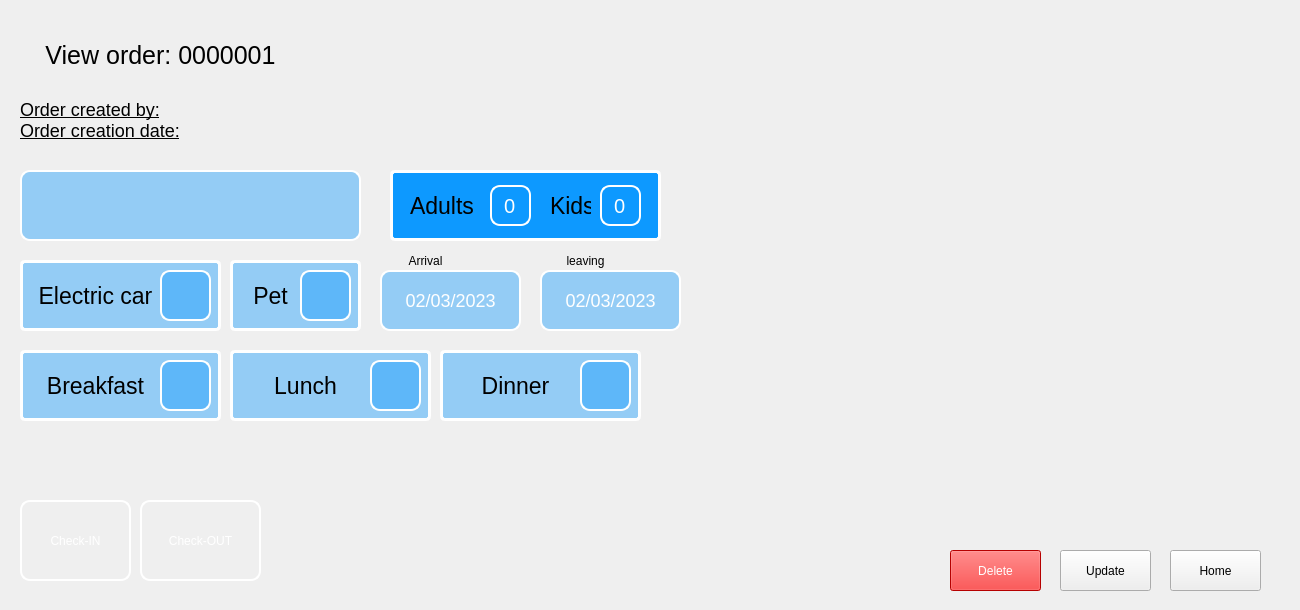
<?xml version="1.0" encoding="UTF-8"?>
<ui version="4.0">
 <class>Form</class>
 <widget class="QWidget" name="Form">
  <property name="geometry">
   <rect>
    <x>0</x>
    <y>0</y>
    <width>1300</width>
    <height>610</height>
   </rect>
  </property>
  <property name="windowTitle">
   <string>Form</string>
  </property>
  <widget class="QPushButton" name="home_btn">
   <property name="geometry">
    <rect>
     <x>1170</x>
     <y>550</y>
     <width>91</width>
     <height>41</height>
    </rect>
   </property>
   <property name="text">
    <string>Home</string>
   </property>
  </widget>
  <widget class="QPushButton" name="update_btn">
   <property name="geometry">
    <rect>
     <x>1060</x>
     <y>550</y>
     <width>91</width>
     <height>41</height>
    </rect>
   </property>
   <property name="text">
    <string>Update</string>
   </property>
  </widget>
  <widget class="QPushButton" name="delete_btn">
   <property name="geometry">
    <rect>
     <x>950</x>
     <y>550</y>
     <width>91</width>
     <height>41</height>
    </rect>
   </property>
   <property name="styleSheet">
    <string notr="true">color: rgb(255, 255, 255);
background-color: rgb(255, 0, 0);</string>
   </property>
   <property name="text">
    <string>Delete</string>
   </property>
  </widget>
  <widget class="QLabel" name="order_id_label">
   <property name="geometry">
    <rect>
     <x>30</x>
     <y>30</y>
     <width>261</width>
     <height>51</height>
    </rect>
   </property>
   <property name="styleSheet">
    <string notr="true">background-color: transparent;
font-size:25px;
color: rgb(0, 0, 0);</string>
   </property>
   <property name="text">
    <string>View order: 0000001</string>
   </property>
   <property name="alignment">
    <set>Qt::AlignCenter</set>
   </property>
  </widget>
  <widget class="QPushButton" name="check_in_btn">
   <property name="geometry">
    <rect>
     <x>20</x>
     <y>500</y>
     <width>111</width>
     <height>81</height>
    </rect>
   </property>
   <property name="styleSheet">
    <string notr="true">QPushButton:hover {
background-color: rgb(10, 123, 204);
}
QPushButton{
	font: 18pt &quot;Calibri&quot;;
border-radius:15px;
border-radius:10px;
color: rgb(255, 255, 255);
border:2px solid  rgb(255, 255, 255);

}
</string>
   </property>
   <property name="text">
    <string>Check-IN</string>
   </property>
  </widget>
  <widget class="QLabel" name="customer_name_label">
   <property name="geometry">
    <rect>
     <x>20</x>
     <y>170</y>
     <width>341</width>
     <height>71</height>
    </rect>
   </property>
   <property name="styleSheet">
    <string notr="true">border-radius:15px;
font-size:21px;
background-color:rgba(13, 153, 255,0.4);
color: rgb(255, 255, 255);

border:2px solid  rgb(255, 255, 255);
border-radius:10px;</string>
   </property>
   <property name="text">
    <string/>
   </property>
   <property name="alignment">
    <set>Qt::AlignCenter</set>
   </property>
  </widget>
  <widget class="QLabel" name="created_by_label">
   <property name="geometry">
    <rect>
     <x>20</x>
     <y>99</y>
     <width>341</width>
     <height>21</height>
    </rect>
   </property>
   <property name="styleSheet">
    <string notr="true">background-color: transparent;
font-size:18px;
text-decoration: underline;
color: rgb(0, 0, 0);</string>
   </property>
   <property name="text">
    <string>Order created by:</string>
   </property>
   <property name="alignment">
    <set>Qt::AlignLeading|Qt::AlignLeft|Qt::AlignVCenter</set>
   </property>
  </widget>
  <widget class="QLabel" name="creation_date_label">
   <property name="geometry">
    <rect>
     <x>20</x>
     <y>120</y>
     <width>341</width>
     <height>21</height>
    </rect>
   </property>
   <property name="styleSheet">
    <string notr="true">background-color: transparent;
font-size:18px;
text-decoration: underline;
color: rgb(0, 0, 0);</string>
   </property>
   <property name="text">
    <string>Order creation date:</string>
   </property>
   <property name="alignment">
    <set>Qt::AlignLeading|Qt::AlignLeft|Qt::AlignVCenter</set>
   </property>
  </widget>
  <widget class="QFrame" name="frame_7">
   <property name="geometry">
    <rect>
     <x>230</x>
     <y>260</y>
     <width>131</width>
     <height>71</height>
    </rect>
   </property>
   <property name="styleSheet">
    <string notr="true">.QFrame{
background-color:rgba(13, 153, 255,0.4);
border:3px solid  rgb(255, 255, 255);
border-radius:5px;
}</string>
   </property>
   <property name="frameShape">
    <enum>QFrame::StyledPanel</enum>
   </property>
   <property name="frameShadow">
    <enum>QFrame::Raised</enum>
   </property>
   <widget class="QLabel" name="label_9">
    <property name="geometry">
     <rect>
      <x>10</x>
      <y>15</y>
      <width>61</width>
      <height>41</height>
     </rect>
    </property>
    <property name="styleSheet">
     <string notr="true">background-color: transparent;
font-size:23px;
color: rgb(0, 0, 0);</string>
    </property>
    <property name="text">
     <string>Pet</string>
    </property>
    <property name="alignment">
     <set>Qt::AlignCenter</set>
    </property>
   </widget>
   <widget class="QLabel" name="pet_label">
    <property name="geometry">
     <rect>
      <x>70</x>
      <y>10</y>
      <width>51</width>
      <height>51</height>
     </rect>
    </property>
    <property name="styleSheet">
     <string notr="true">border-radius:15px;
font-size:18px;
background-color:rgba(13, 153, 255,0.4);
color: rgb(255, 255, 255);

border:2px solid  rgb(255, 255, 255);
border-radius:10px;</string>
    </property>
    <property name="text">
     <string/>
    </property>
    <property name="textFormat">
     <enum>Qt::PlainText</enum>
    </property>
    <property name="pixmap">
     <pixmap>../ICONS/unchecked.png</pixmap>
    </property>
    <property name="scaledContents">
     <bool>true</bool>
    </property>
    <property name="alignment">
     <set>Qt::AlignCenter</set>
    </property>
   </widget>
  </widget>
  <widget class="QFrame" name="frame_6">
   <property name="geometry">
    <rect>
     <x>20</x>
     <y>260</y>
     <width>201</width>
     <height>71</height>
    </rect>
   </property>
   <property name="styleSheet">
    <string notr="true">.QFrame{
background-color:rgba(13, 153, 255,0.4);
border:3px solid  rgb(255, 255, 255);
border-radius:5px;
}</string>
   </property>
   <property name="frameShape">
    <enum>QFrame::StyledPanel</enum>
   </property>
   <property name="frameShadow">
    <enum>QFrame::Raised</enum>
   </property>
   <widget class="QLabel" name="label_10">
    <property name="geometry">
     <rect>
      <x>10</x>
      <y>15</y>
      <width>131</width>
      <height>41</height>
     </rect>
    </property>
    <property name="styleSheet">
     <string notr="true">background-color: transparent;
font-size:23px;
color: rgb(0, 0, 0);</string>
    </property>
    <property name="text">
     <string>Electric car</string>
    </property>
    <property name="alignment">
     <set>Qt::AlignCenter</set>
    </property>
   </widget>
   <widget class="QLabel" name="electric_car_label">
    <property name="geometry">
     <rect>
      <x>140</x>
      <y>10</y>
      <width>51</width>
      <height>51</height>
     </rect>
    </property>
    <property name="styleSheet">
     <string notr="true">border-radius:15px;
font-size:18px;
background-color:rgba(13, 153, 255,0.4);
color: rgb(255, 255, 255);

border:2px solid  rgb(255, 255, 255);
border-radius:10px;</string>
    </property>
    <property name="text">
     <string/>
    </property>
    <property name="textFormat">
     <enum>Qt::PlainText</enum>
    </property>
    <property name="pixmap">
     <pixmap>../ICONS/unchecked.png</pixmap>
    </property>
    <property name="scaledContents">
     <bool>true</bool>
    </property>
    <property name="alignment">
     <set>Qt::AlignCenter</set>
    </property>
   </widget>
  </widget>
  <widget class="QFrame" name="guest_frame">
   <property name="geometry">
    <rect>
     <x>390</x>
     <y>170</y>
     <width>271</width>
     <height>71</height>
    </rect>
   </property>
   <property name="styleSheet">
    <string notr="true">.QFrame{
background-color: rgb(13, 153, 255);
border:3px solid  rgb(255, 255, 255);
border-radius:5px;
}</string>
   </property>
   <property name="frameShape">
    <enum>QFrame::StyledPanel</enum>
   </property>
   <property name="frameShadow">
    <enum>QFrame::Raised</enum>
   </property>
   <widget class="QFrame" name="adults_frame">
    <property name="geometry">
     <rect>
      <x>10</x>
      <y>5</y>
      <width>141</width>
      <height>61</height>
     </rect>
    </property>
    <property name="styleSheet">
     <string notr="true">border:noen;
border-radius:0;
</string>
    </property>
    <property name="frameShape">
     <enum>QFrame::StyledPanel</enum>
    </property>
    <property name="frameShadow">
     <enum>QFrame::Raised</enum>
    </property>
    <widget class="QLabel" name="label_3">
     <property name="geometry">
      <rect>
       <x>10</x>
       <y>10</y>
       <width>71</width>
       <height>41</height>
      </rect>
     </property>
     <property name="styleSheet">
      <string notr="true">background-color: transparent;
font-size:23px;
color: rgb(0, 0, 0);</string>
     </property>
     <property name="text">
      <string>Adults</string>
     </property>
    </widget>
    <widget class="QSpinBox" name="adults_label">
     <property name="geometry">
      <rect>
       <x>90</x>
       <y>10</y>
       <width>41</width>
       <height>41</height>
      </rect>
     </property>
     <property name="styleSheet">
      <string notr="true">background-color: transparent;
font-size:20px;
background-color:rgba(13, 153, 255,0.4);
color: rgb(255, 255, 255);
border:2px solid  rgb(255, 255, 255);
border-radius:10px;


</string>
     </property>
     <property name="alignment">
      <set>Qt::AlignCenter</set>
     </property>
     <property name="readOnly">
      <bool>true</bool>
     </property>
     <property name="buttonSymbols">
      <enum>QAbstractSpinBox::NoButtons</enum>
     </property>
     <property name="minimum">
      <number>0</number>
     </property>
     <property name="maximum">
      <number>10</number>
     </property>
     <property name="singleStep">
      <number>1</number>
     </property>
     <property name="value">
      <number>0</number>
     </property>
     <property name="displayIntegerBase">
      <number>10</number>
     </property>
    </widget>
   </widget>
   <widget class="QFrame" name="kids_frame">
    <property name="geometry">
     <rect>
      <x>150</x>
      <y>5</y>
      <width>111</width>
      <height>61</height>
     </rect>
    </property>
    <property name="styleSheet">
     <string notr="true">border:noen;
border-radius:0;
</string>
    </property>
    <property name="frameShape">
     <enum>QFrame::StyledPanel</enum>
    </property>
    <property name="frameShadow">
     <enum>QFrame::Raised</enum>
    </property>
    <widget class="QLabel" name="label_4">
     <property name="geometry">
      <rect>
       <x>10</x>
       <y>10</y>
       <width>41</width>
       <height>41</height>
      </rect>
     </property>
     <property name="styleSheet">
      <string notr="true">background-color: transparent;
font-size:23px;
color: rgb(0, 0, 0);</string>
     </property>
     <property name="text">
      <string>Kids</string>
     </property>
    </widget>
    <widget class="QSpinBox" name="kids_label">
     <property name="geometry">
      <rect>
       <x>60</x>
       <y>10</y>
       <width>41</width>
       <height>41</height>
      </rect>
     </property>
     <property name="styleSheet">
      <string notr="true">background-color: transparent;
font-size:20px;
background-color:rgba(13, 153, 255,0.4);
color: rgb(255, 255, 255);
border:2px solid  rgb(255, 255, 255);
border-radius:10px;


</string>
     </property>
     <property name="alignment">
      <set>Qt::AlignCenter</set>
     </property>
     <property name="readOnly">
      <bool>true</bool>
     </property>
     <property name="buttonSymbols">
      <enum>QAbstractSpinBox::NoButtons</enum>
     </property>
     <property name="minimum">
      <number>0</number>
     </property>
     <property name="maximum">
      <number>10</number>
     </property>
     <property name="value">
      <number>0</number>
     </property>
     <property name="displayIntegerBase">
      <number>10</number>
     </property>
    </widget>
   </widget>
  </widget>
  <widget class="QFrame" name="frame_8">
   <property name="geometry">
    <rect>
     <x>20</x>
     <y>350</y>
     <width>201</width>
     <height>71</height>
    </rect>
   </property>
   <property name="styleSheet">
    <string notr="true">.QFrame{
background-color:rgba(13, 153, 255,0.4);
border:3px solid  rgb(255, 255, 255);
border-radius:5px;
}</string>
   </property>
   <property name="frameShape">
    <enum>QFrame::StyledPanel</enum>
   </property>
   <property name="frameShadow">
    <enum>QFrame::Raised</enum>
   </property>
   <widget class="QLabel" name="label_13">
    <property name="geometry">
     <rect>
      <x>10</x>
      <y>15</y>
      <width>131</width>
      <height>41</height>
     </rect>
    </property>
    <property name="styleSheet">
     <string notr="true">background-color: transparent;
font-size:23px;
color: rgb(0, 0, 0);</string>
    </property>
    <property name="text">
     <string>Breakfast</string>
    </property>
    <property name="alignment">
     <set>Qt::AlignCenter</set>
    </property>
   </widget>
   <widget class="QLabel" name="breakfast_label">
    <property name="geometry">
     <rect>
      <x>140</x>
      <y>10</y>
      <width>51</width>
      <height>51</height>
     </rect>
    </property>
    <property name="styleSheet">
     <string notr="true">border-radius:15px;
font-size:18px;
background-color:rgba(13, 153, 255,0.4);
color: rgb(255, 255, 255);

border:2px solid  rgb(255, 255, 255);
border-radius:10px;</string>
    </property>
    <property name="text">
     <string/>
    </property>
    <property name="textFormat">
     <enum>Qt::PlainText</enum>
    </property>
    <property name="pixmap">
     <pixmap>../ICONS/unchecked.png</pixmap>
    </property>
    <property name="scaledContents">
     <bool>true</bool>
    </property>
    <property name="alignment">
     <set>Qt::AlignCenter</set>
    </property>
   </widget>
  </widget>
  <widget class="QFrame" name="frame_9">
   <property name="geometry">
    <rect>
     <x>230</x>
     <y>350</y>
     <width>201</width>
     <height>71</height>
    </rect>
   </property>
   <property name="styleSheet">
    <string notr="true">.QFrame{
background-color:rgba(13, 153, 255,0.4);
border:3px solid  rgb(255, 255, 255);
border-radius:5px;
}</string>
   </property>
   <property name="frameShape">
    <enum>QFrame::StyledPanel</enum>
   </property>
   <property name="frameShadow">
    <enum>QFrame::Raised</enum>
   </property>
   <widget class="QLabel" name="label_17">
    <property name="geometry">
     <rect>
      <x>10</x>
      <y>15</y>
      <width>131</width>
      <height>41</height>
     </rect>
    </property>
    <property name="styleSheet">
     <string notr="true">background-color: transparent;
font-size:23px;
color: rgb(0, 0, 0);</string>
    </property>
    <property name="text">
     <string>Lunch</string>
    </property>
    <property name="alignment">
     <set>Qt::AlignCenter</set>
    </property>
   </widget>
   <widget class="QLabel" name="lunch_label">
    <property name="geometry">
     <rect>
      <x>140</x>
      <y>10</y>
      <width>51</width>
      <height>51</height>
     </rect>
    </property>
    <property name="styleSheet">
     <string notr="true">border-radius:15px;
font-size:18px;
background-color:rgba(13, 153, 255,0.4);
color: rgb(255, 255, 255);

border:2px solid  rgb(255, 255, 255);
border-radius:10px;</string>
    </property>
    <property name="text">
     <string/>
    </property>
    <property name="textFormat">
     <enum>Qt::PlainText</enum>
    </property>
    <property name="pixmap">
     <pixmap>../ICONS/unchecked.png</pixmap>
    </property>
    <property name="scaledContents">
     <bool>true</bool>
    </property>
    <property name="alignment">
     <set>Qt::AlignCenter</set>
    </property>
   </widget>
  </widget>
  <widget class="QFrame" name="frame_10">
   <property name="geometry">
    <rect>
     <x>440</x>
     <y>350</y>
     <width>201</width>
     <height>71</height>
    </rect>
   </property>
   <property name="styleSheet">
    <string notr="true">.QFrame{
background-color:rgba(13, 153, 255,0.4);
border:3px solid  rgb(255, 255, 255);
border-radius:5px;
}</string>
   </property>
   <property name="frameShape">
    <enum>QFrame::StyledPanel</enum>
   </property>
   <property name="frameShadow">
    <enum>QFrame::Raised</enum>
   </property>
   <widget class="QLabel" name="label_19">
    <property name="geometry">
     <rect>
      <x>10</x>
      <y>15</y>
      <width>131</width>
      <height>41</height>
     </rect>
    </property>
    <property name="styleSheet">
     <string notr="true">background-color: transparent;
font-size:23px;
color: rgb(0, 0, 0);</string>
    </property>
    <property name="text">
     <string>Dinner</string>
    </property>
    <property name="alignment">
     <set>Qt::AlignCenter</set>
    </property>
   </widget>
   <widget class="QLabel" name="dinner_label">
    <property name="geometry">
     <rect>
      <x>140</x>
      <y>10</y>
      <width>51</width>
      <height>51</height>
     </rect>
    </property>
    <property name="styleSheet">
     <string notr="true">border-radius:15px;
font-size:18px;
background-color:rgba(13, 153, 255,0.4);
color: rgb(255, 255, 255);

border:2px solid  rgb(255, 255, 255);
border-radius:10px;</string>
    </property>
    <property name="text">
     <string/>
    </property>
    <property name="textFormat">
     <enum>Qt::PlainText</enum>
    </property>
    <property name="pixmap">
     <pixmap>../ICONS/unchecked.png</pixmap>
    </property>
    <property name="scaledContents">
     <bool>true</bool>
    </property>
    <property name="alignment">
     <set>Qt::AlignCenter</set>
    </property>
   </widget>
  </widget>
  <widget class="QLabel" name="label">
   <property name="geometry">
    <rect>
     <x>390</x>
     <y>250</y>
     <width>71</width>
     <height>21</height>
    </rect>
   </property>
   <property name="styleSheet">
    <string notr="true">font: 14pt &quot;Calibri&quot;;
</string>
   </property>
   <property name="text">
    <string>Arrival</string>
   </property>
   <property name="alignment">
    <set>Qt::AlignCenter</set>
   </property>
  </widget>
  <widget class="QLabel" name="label_2">
   <property name="geometry">
    <rect>
     <x>550</x>
     <y>250</y>
     <width>71</width>
     <height>21</height>
    </rect>
   </property>
   <property name="styleSheet">
    <string notr="true">font: 14pt &quot;Calibri&quot;;
</string>
   </property>
   <property name="text">
    <string>leaving</string>
   </property>
   <property name="alignment">
    <set>Qt::AlignCenter</set>
   </property>
  </widget>
  <widget class="QLabel" name="arrivel_label">
   <property name="geometry">
    <rect>
     <x>380</x>
     <y>270</y>
     <width>141</width>
     <height>61</height>
    </rect>
   </property>
   <property name="styleSheet">
    <string notr="true">border-radius:15px;
font-size:18px;
background-color:rgba(13, 153, 255,0.4);
color: rgb(255, 255, 255);

border:2px solid  rgb(255, 255, 255);
border-radius:10px;</string>
   </property>
   <property name="text">
    <string>02/03/2023</string>
   </property>
   <property name="alignment">
    <set>Qt::AlignCenter</set>
   </property>
  </widget>
  <widget class="QLabel" name="leaving_label">
   <property name="geometry">
    <rect>
     <x>540</x>
     <y>270</y>
     <width>141</width>
     <height>61</height>
    </rect>
   </property>
   <property name="styleSheet">
    <string notr="true">border-radius:15px;
font-size:18px;
background-color:rgba(13, 153, 255,0.4);
color: rgb(255, 255, 255);

border:2px solid  rgb(255, 255, 255);
border-radius:10px;</string>
   </property>
   <property name="text">
    <string>02/03/2023</string>
   </property>
   <property name="alignment">
    <set>Qt::AlignCenter</set>
   </property>
  </widget>
  <widget class="QPushButton" name="check_out_btn">
   <property name="geometry">
    <rect>
     <x>140</x>
     <y>500</y>
     <width>121</width>
     <height>81</height>
    </rect>
   </property>
   <property name="styleSheet">
    <string notr="true">QPushButton:hover {
background-color: rgb(10, 123, 204);
}
QPushButton{
	font: 18pt &quot;Calibri&quot;;
border-radius:15px;
border-radius:10px;
color: rgb(255, 255, 255);
border:2px solid  rgb(255, 255, 255);

}
</string>
   </property>
   <property name="text">
    <string>Check-OUT</string>
   </property>
  </widget>
 </widget>
 <resources/>
 <connections/>
</ui>
